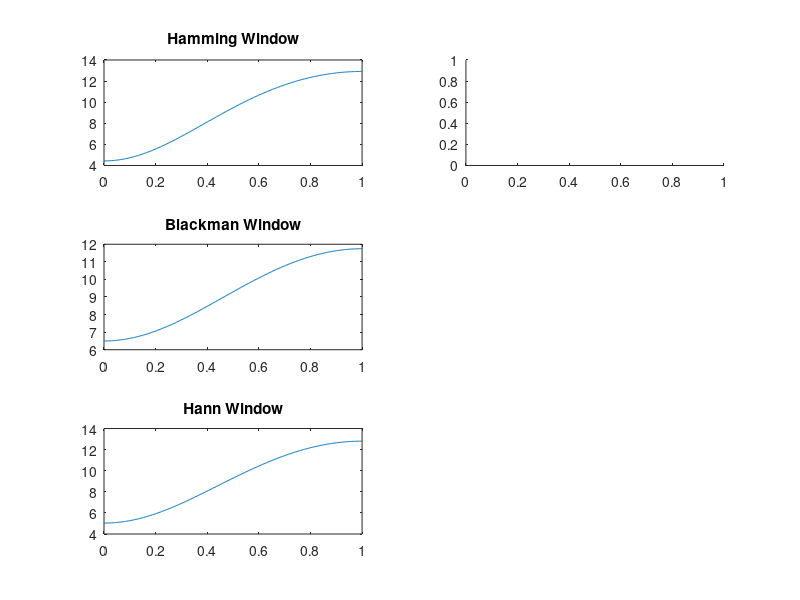

Recreate this plot in MATLAB. (Note: this script raises an error after producing the figure.)



clc
clear
close all

N = input("Enter the value");
Wc = input("Enter the cutoff frequency");
alpha = (N-1) ./ 2;
n = 0:1:N-1;
Hd = (Wc ./ pi) * sinc(Wc * (n - alpha) ./ pi);

% Generate window functions
B1 = hamming(N);     % Hamming window
B2 = blackman(N);    % Blackman window
B3 = hann(N);        % Hann window

% Apply window functions to the ideal filter's impulse response
H1 = B1' .* Hd;
H2 = B2' .* Hd;
H3 = B3' .* Hd;

W = 0:0.01:pi;
h1 = freqz(H1, 1, W);
h2 = freqz(H2, 1, W);
h3 = freqz(H3, 1, W);

% Create subplots
subplot(3,2,1) 
plot(W/pi, 20*log(abs(h1)));
title('Hamming Window')

subplot(3,2,3) 
plot(W/pi, 20*log(abs(h2)));
title('Blackman Window')

subplot(3,2,5) 
plot(W/pi, 20*log(abs(h3)));
title('Hann Window')

subplot(3,2,2)
plot(W/pi, phase(h1));
xlabel('freq');
ylabel('phase');
title('phase of Hamming Window')

subplot(3,2,4)
plot(W/pi, phase(h2));
xlabel('freq');
ylabel('phase');
title('phase of Blackman Window');

subplot(3,2,6)
plot(W/pi, phase(h3));
xlabel('freq');
ylabel('phase');
title('phase of Hann Window');



% Adjust the spacing between subplots
sgtitle('Magnitude Response Comparison')

legend('21UEC116 Deepak Kumar');

